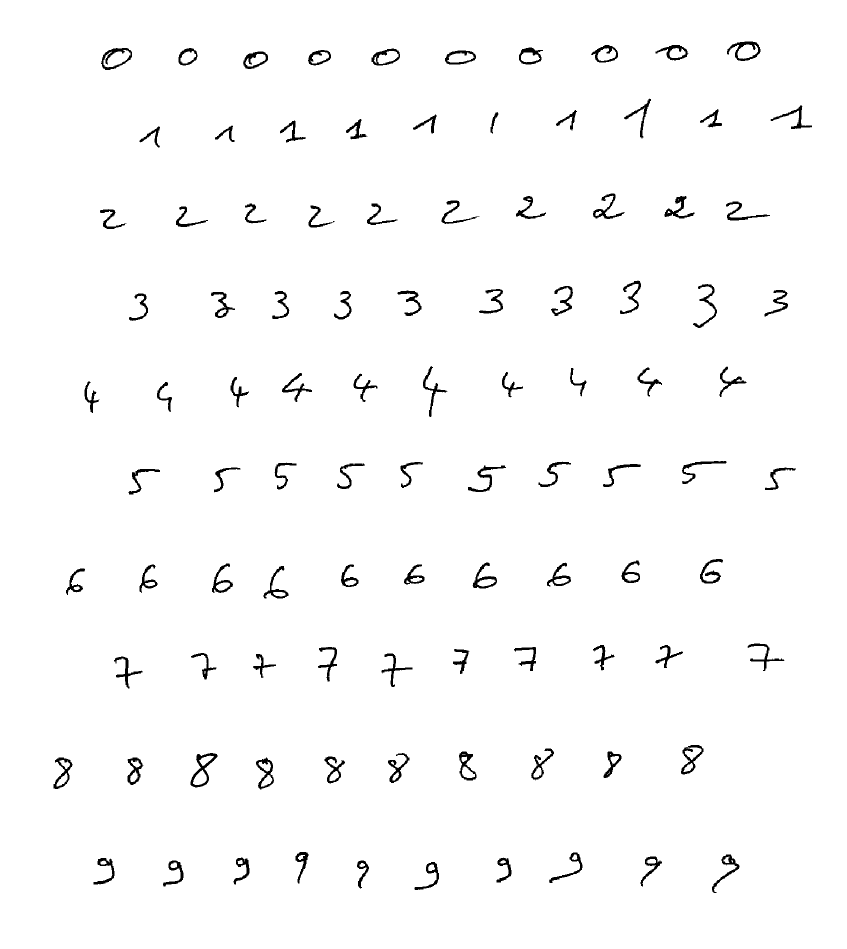
%> input picture HMM_Modelisation/Fichier_BDD/test.tif, 1694 x 1898 px (shown at 1/2 size)
$ octave Performance.m   (GNU Octave 9; MATLAB toolbox functions it lacks are replaced by stand-ins)
%> lines starting %> are read from the running program, lines starting %| are printed output that depends on the picture; in (x1, y1, x2, y2) boxes, pixels count from 0 and x2, y2 are one past the last pixel; in counts of white or black regions, pixels touching at a corner belong together; the program's own positions count from 1
### HMM_Modelisation/Localisation_extraction.m
function Images = Localisation_extraction(filename)
%> called with filename = 'Fichier_BDD\test.tif'

%% Localisation et extraction des chiffres de la base de donn閑s


%% Lecture du fichier image
A = imread(filename);
%> A is the input picture: size 1898x1694 uint8; 98.1% white; 100 black regions, largest, box (x1, y1, x2, y2) and area: (381, 1506, 435, 1575) 1017, (202, 96, 264, 140) 871, (1454, 83, 1521, 122) 870

%% Convertir une image (8bits ou 16bits) en double
AA = image2Double(A);
AA_bw = 1-double(AA >= 0.005);
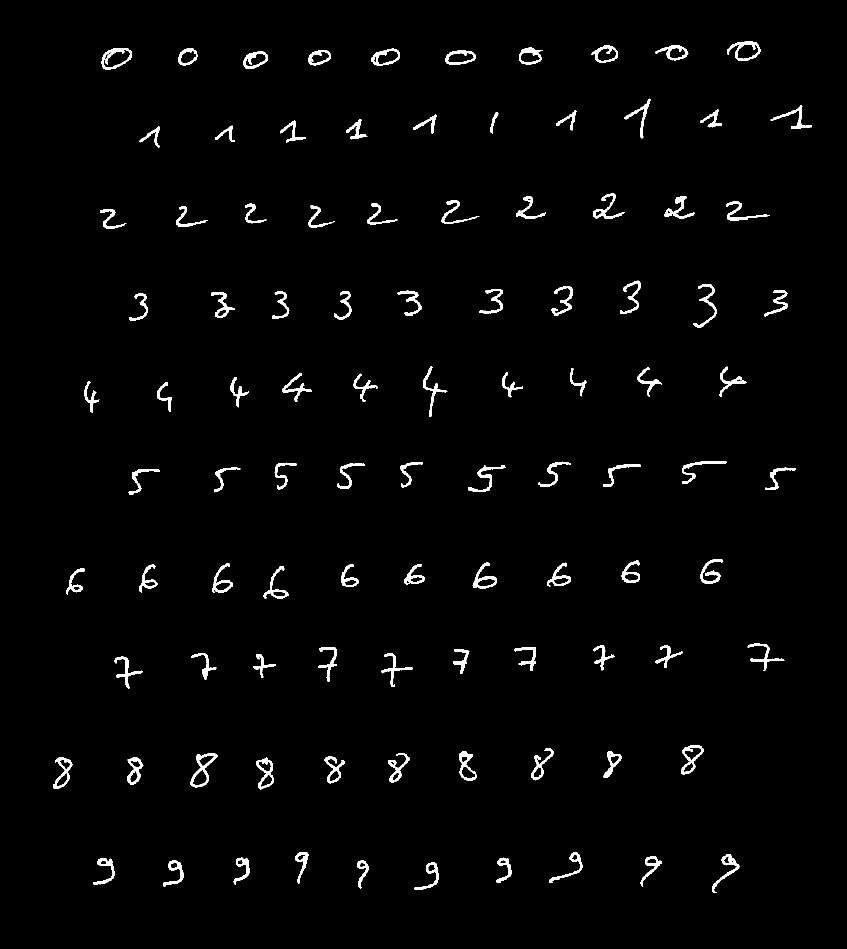
%> AA_bw: size 1898x1694 double (shown at 1/2 size); values 0 (black) and 1 (white), 1.9% white; 100 white regions, largest, box (x1, y1, x2, y2) and area: (381, 1506, 435, 1575) 1017, (202, 96, 264, 140) 871, (1454, 83, 1521, 122) 870

%% Segmentation et extraction des chiffres
for n = 0:9
    % histogramme des projections horizontales --> extraction des Lignes
    [ind1,ind2] = imageLocalisation(AA_bw,'h');
    tmp = AA_bw(ind1(n+1):ind2(n+1),:);

    % histogramme des projections verticales --> extraction des Colonnes
    [ind11,ind22] = imageLocalisation(tmp,'v');

    % Extraction de chaque chiffre
    for m = 1:length(ind11)
        Images{n+1,m} = tmp(:,ind11(m):ind22(m));
    end
end
%> this loop made 10 passes
%> (ind11, ind22) on passes 1 to 7: ([203 358 487 617 744 891 1039 1183 1312 1455], [264 395 536 662 800 952 1086 1236 1377 1521]), ([280 431 561 693 827 982 1113 1249 1401 1542], [320 469 611 735 874 997 1154 1302 1444 1624]), ([201 353 491 618 735 884 1033 1187 1330 1453], [253 416 533 669 795 959 1092 1249 1389 1540]), ([259 423 545 669 796 959 1103 1241 1387 1530], [296 470 579 703 843 1006 1146 1282 1434 1576]), ([170 315 462 565 708 847 1005 1141 1276 1440], [199 344 498 624 755 895 1046 1173 1324 1493]), ([258 429 550 675 802 937 1078 1207 1365 1531], [320 481 593 730 846 1012 1142 1282 1453 1592]), ([133 280 425 527 683 809 946 1095 1244 1401], [170 315 466 577 717 849 994 1142 1280 1446])
%> pass 1, in Localisation_extraction, `tmp = AA_bw(ind1(n+1):ind2(n+1),:);`:
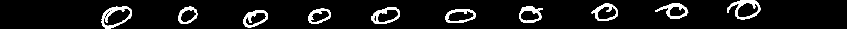
%> tmp: size 57x1694 double (shown at 1/2 size); values 0 (black) and 1 (white), 7% white; 10 white regions, largest, box (x1, y1, x2, y2) and area: (202, 13, 264, 57) 871, (1454, 0, 1521, 39) 870, (486, 20, 536, 55) 684
%> pass 2, in Localisation_extraction, `tmp = AA_bw(ind1(n+1):ind2(n+1),:);`:
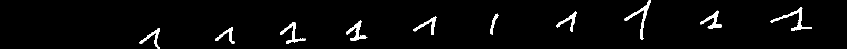
%> tmp: size 98x1694 double (shown at 1/2 size); values 0 (black) and 1 (white), 2.8% white; 10 white regions, largest, box (x1, y1, x2, y2) and area: (1541, 14, 1624, 61) 691, (1248, 0, 1302, 80) 631, (692, 41, 735, 82) 527
%> pass 3, in Localisation_extraction, `tmp = AA_bw(ind1(n+1):ind2(n+1),:);`:
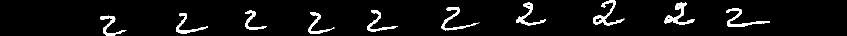
%> tmp: size 71x1694 double (shown at 1/2 size); values 0 (black) and 1 (white), 5% white; 10 white regions, largest, box (x1, y1, x2, y2) and area: (1329, 5, 1389, 50) 793, (1186, 0, 1249, 51) 762, (1452, 16, 1540, 54) 717
%> after the loop, Images = 100 items

%%

### Library/Image_ComFich/image2Double.m
function imdata = image2Double(img)

% Convert image to double precision

%%
if isa(img, 'double')
    imdata = img;
elseif isa(img, 'logical') || isa(img, 'single')
   imdata = double(img);
elseif isa(img, 'uint8') || isa(img, 'uint16')
    imdata = double(img)/double(max(max(img)));
else %int16
    imdata = (double(img) + 32768) / 65535;
end

### HMM_Modelisation/imageLocalisation.m
function [ind1,ind2,l] = imageLocalisation(imdata,dim)


%% histogramme de projections
l = histogramme_projection(imdata,dim);

%%
i = 1:length(l)-1;
ind1 = find(l(i)== 0 & l(i+1)~= 0);
ind1 = ind1 + 1;
ind2 = find(l(i)~= 0 & l(i+1)== 0);

%%

### HMM_Modelisation/histogramme_projection.m
function l = histogramme_projection(imdata,dim)

%%
if strcmpi(dim,'v') % histogramme de projections verticales
    %.... %completé
    l = sum(imdata,1); %somme des colonnes
%     size(l)
elseif strcmpi(dim,'h') % histogramme de projections horizontales
    % .... %completé
    l = sum(imdata,2); %somme des lignes
    %l=l';
%     size(l)
else
    error('error')
end
%%

### HMM_Modelisation/Performance.m
%%
delete *.asv
clear all;
close all;
clc;

%% Localisation et Extraction des chiffres de la BDD de test
filename = 'Fichier_BDD\test.tif';
Images = Localisation_extraction(filename); % complété
%> Images = 100 items

%% chargement du Modèle entraîné
load('Matfile\hmmModel.mat');

%%
Nbre = zeros(1,10);
for chiffre = 0:9
    ind = length(Images(chiffre+1,:));
    temp = zeros(1,ind);

    for n = 1:ind
        %% Lecture de chaque chiffre
        imdata = Images{chiffre+1,n}; % complété

        %% Prétraitements (image de taille fixe 16x16 pixels)
        imBW = imagePreprocessing(imdata,16,16);%complété

        %% Extraction de caractéristiques
        obs = imageFeaturesExtraction(imBW);%complété

        %% Calcul de la vraisemblance
        probabilities = imageRecognition(obs,hmmModel);%complété

        %%
        %ind_maxi = find == max(probabilities);
        [~,ind_maxi]=max(probabilities);
        temp(n) = ind_maxi-1;

    end

    for j = 0:9
        A(chiffre+1,j+1) = double(sum(temp==j));
    end
    Nbre(chiffre+1) = ind;

    disp(chiffre)
end
%> after the loop, Nbre = [10 10 10 10 10 10 10 10 10 10]; temp = [9 9 9 9 8 9 0 4 4 4]
clc;

%% Mesures de performances d'un classifieur
AA =  A./(Nbre'*ones(size(Nbre))); % Matrice de confusion

%%
tau_recon = mean(diag(AA))*100;  % Taux de reconnaissance
%> tau_recon = 84
tau_subs = 100 - tau_recon;  % Taux d’erreur
%> tau_subs = 16

%%
nbre_reconnues = tau_recon*sum(Nbre)/100; % Nombre d'images reconnues
%> nbre_reconnues = 84
nbre_non_recon = tau_subs*sum(Nbre)/100; % Nombre d'images mal reconnues
%> nbre_non_recon = 16

%%
